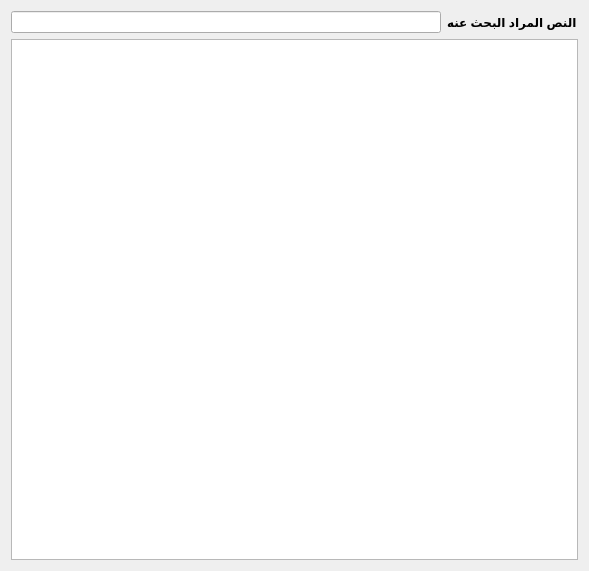
<?xml version="1.0" encoding="UTF-8"?>
<ui version="4.0">
 <class>Form</class>
 <widget class="QWidget" name="Form">
  <property name="geometry">
   <rect>
    <x>0</x>
    <y>0</y>
    <width>589</width>
    <height>571</height>
   </rect>
  </property>
  <property name="windowTitle">
   <string>Form</string>
  </property>
  <property name="styleSheet">
   <string notr="true">font: 8pt &quot;MS Shell Dlg 2&quot;;</string>
  </property>
  <layout class="QVBoxLayout" name="verticalLayout">
   <item>
    <layout class="QGridLayout" name="gridLayout">
     <item row="1" column="0" colspan="2">
      <widget class="QListWidget" name="result_list"/>
     </item>
     <item row="0" column="1">
      <widget class="QLabel" name="label">
       <property name="styleSheet">
        <string notr="true">font-weight: bold;</string>
       </property>
       <property name="text">
        <string>النص المراد البحث عنه</string>
       </property>
       <property name="alignment">
        <set>Qt::AlignRight|Qt::AlignTrailing|Qt::AlignVCenter</set>
       </property>
      </widget>
     </item>
     <item row="0" column="0">
      <widget class="QLineEdit" name="search_by_content_te">
       <property name="layoutDirection">
        <enum>Qt::RightToLeft</enum>
       </property>
       <property name="locale">
        <locale language="Arabic" country="Egypt"/>
       </property>
       <property name="alignment">
        <set>Qt::AlignLeading|Qt::AlignLeft|Qt::AlignVCenter</set>
       </property>
      </widget>
     </item>
    </layout>
   </item>
  </layout>
 </widget>
 <resources/>
 <connections/>
</ui>
